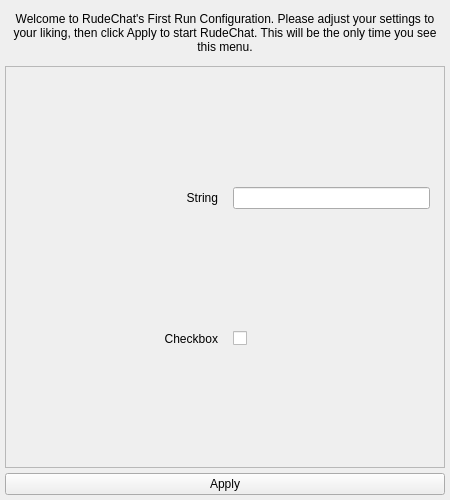
<?xml version="1.0" encoding="UTF-8"?>
<ui version="4.0">
 <class>FirstRunConfig</class>
 <widget class="QWidget" name="FirstRunConfig">
  <property name="geometry">
   <rect>
    <x>0</x>
    <y>0</y>
    <width>450</width>
    <height>500</height>
   </rect>
  </property>
  <property name="windowTitle">
   <string>First Run Configuration</string>
  </property>
  <layout class="QVBoxLayout" name="verticalLayout">
   <property name="spacing">
    <number>5</number>
   </property>
   <property name="leftMargin">
    <number>5</number>
   </property>
   <property name="topMargin">
    <number>5</number>
   </property>
   <property name="rightMargin">
    <number>5</number>
   </property>
   <property name="bottomMargin">
    <number>5</number>
   </property>
   <item>
    <widget class="QLabel" name="label">
     <property name="sizePolicy">
      <sizepolicy hsizetype="Preferred" vsizetype="Fixed">
       <horstretch>0</horstretch>
       <verstretch>0</verstretch>
      </sizepolicy>
     </property>
     <property name="text">
      <string>Welcome to RudeChat's First Run Configuration. Please adjust your settings to your liking, then click Apply to start RudeChat. This will be the only time you see this menu.</string>
     </property>
     <property name="alignment">
      <set>Qt::AlignmentFlag::AlignCenter</set>
     </property>
     <property name="wordWrap">
      <bool>true</bool>
     </property>
    </widget>
   </item>
   <item>
    <widget class="QScrollArea" name="options_pane">
     <property name="sizePolicy">
      <sizepolicy hsizetype="Minimum" vsizetype="Minimum">
       <horstretch>0</horstretch>
       <verstretch>0</verstretch>
      </sizepolicy>
     </property>
     <property name="lineWidth">
      <number>1</number>
     </property>
     <property name="verticalScrollBarPolicy">
      <enum>Qt::ScrollBarPolicy::ScrollBarAsNeeded</enum>
     </property>
     <property name="horizontalScrollBarPolicy">
      <enum>Qt::ScrollBarPolicy::ScrollBarAlwaysOff</enum>
     </property>
     <property name="widgetResizable">
      <bool>true</bool>
     </property>
     <widget class="QWidget" name="options_pane_contents">
      <property name="geometry">
       <rect>
        <x>0</x>
        <y>0</y>
        <width>438</width>
        <height>391</height>
       </rect>
      </property>
      <property name="sizePolicy">
       <sizepolicy hsizetype="Minimum" vsizetype="Minimum">
        <horstretch>0</horstretch>
        <verstretch>0</verstretch>
       </sizepolicy>
      </property>
      <layout class="QVBoxLayout" name="verticalLayout_2">
       <item>
        <widget class="QWidget" name="example_widget_string" native="true">
         <property name="sizePolicy">
          <sizepolicy hsizetype="Expanding" vsizetype="Fixed">
           <horstretch>0</horstretch>
           <verstretch>0</verstretch>
          </sizepolicy>
         </property>
         <layout class="QHBoxLayout" name="horizontalLayout" stretch="1,1">
          <property name="spacing">
           <number>15</number>
          </property>
          <property name="leftMargin">
           <number>5</number>
          </property>
          <property name="topMargin">
           <number>5</number>
          </property>
          <property name="rightMargin">
           <number>5</number>
          </property>
          <property name="bottomMargin">
           <number>5</number>
          </property>
          <item>
           <widget class="QLabel" name="option_label_string">
            <property name="text">
             <string>String</string>
            </property>
            <property name="alignment">
             <set>Qt::AlignmentFlag::AlignRight|Qt::AlignmentFlag::AlignTrailing|Qt::AlignmentFlag::AlignVCenter</set>
            </property>
           </widget>
          </item>
          <item>
           <widget class="QLineEdit" name="option_input"/>
          </item>
         </layout>
        </widget>
       </item>
       <item>
        <widget class="QWidget" name="example_widget_checkbox" native="true">
         <property name="sizePolicy">
          <sizepolicy hsizetype="Expanding" vsizetype="Fixed">
           <horstretch>0</horstretch>
           <verstretch>0</verstretch>
          </sizepolicy>
         </property>
         <layout class="QHBoxLayout" name="horizontalLayout_2" stretch="0,0">
          <property name="spacing">
           <number>15</number>
          </property>
          <property name="leftMargin">
           <number>5</number>
          </property>
          <property name="topMargin">
           <number>5</number>
          </property>
          <property name="rightMargin">
           <number>5</number>
          </property>
          <property name="bottomMargin">
           <number>5</number>
          </property>
          <item>
           <widget class="QLabel" name="option_label_checkbox">
            <property name="text">
             <string>Checkbox</string>
            </property>
            <property name="alignment">
             <set>Qt::AlignmentFlag::AlignRight|Qt::AlignmentFlag::AlignTrailing|Qt::AlignmentFlag::AlignVCenter</set>
            </property>
           </widget>
          </item>
          <item>
           <widget class="QCheckBox" name="option_checkbox"/>
          </item>
         </layout>
        </widget>
       </item>
      </layout>
     </widget>
    </widget>
   </item>
   <item>
    <widget class="QPushButton" name="apply_button">
     <property name="text">
      <string>Apply</string>
     </property>
    </widget>
   </item>
  </layout>
 </widget>
 <resources/>
 <connections/>
</ui>
